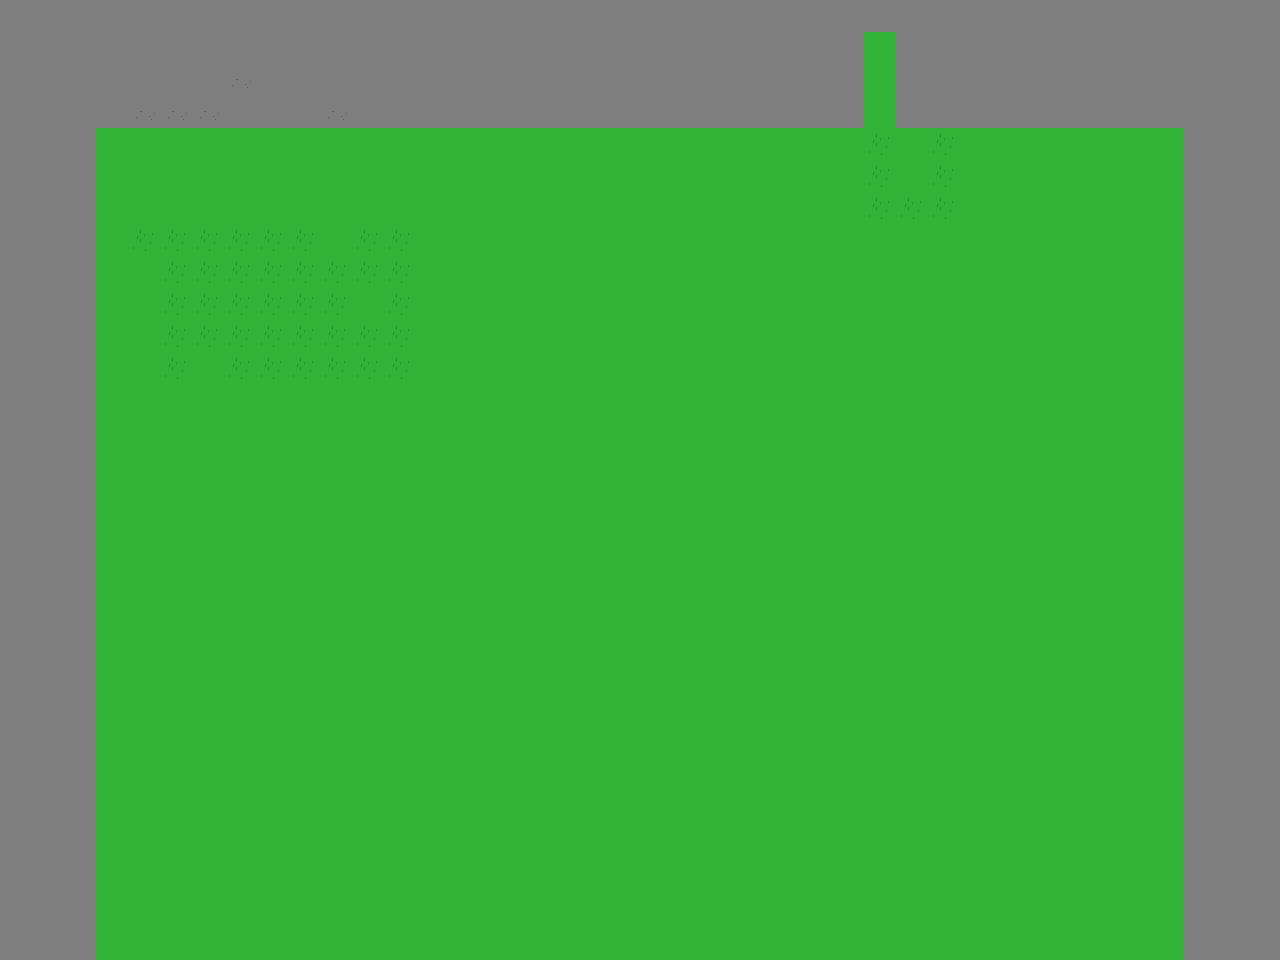

Below is a game level as drawn by its tile map, then a one-line description and the .tmx file that defines it, in full:
An orthogonal 40x30 tile map with 32x32 px tiles, 1 tile layer (Tile Layer 1).

<map version="1.0" tiledversion="1.1.4" orientation="orthogonal" renderorder="right-down" width="40" height="30" tilewidth="32" tileheight="32" infinite="0" nextobjectid="1">
 <tileset firstgid="1" source="test.tsx" />
 <layer name="Tile Layer 1" width="40" height="30">
  <data encoding="csv">
1,1,1,1,1,1,1,1,1,1,1,1,1,1,1,1,1,1,1,1,1,1,1,1,1,1,1,1,1,1,1,1,1,1,1,1,1,1,1,1,
1,1,1,1,1,1,1,1,1,1,1,1,1,1,1,1,1,1,1,1,1,1,1,1,1,1,1,11,1,1,1,1,1,1,1,1,1,1,1,1,
1,1,1,1,1,1,1,10,1,1,1,1,1,1,1,1,1,1,1,1,1,1,1,1,1,1,1,11,1,1,1,1,1,1,1,1,1,1,1,1,
1,1,1,1,10,10,10,1,1,1,10,1,1,1,1,1,1,1,1,1,1,1,1,1,1,1,1,11,1,1,1,1,1,1,1,1,1,1,1,1,
2,2,2,11,11,11,11,11,11,11,11,11,11,11,11,11,11,11,11,11,11,11,11,11,11,11,11,12,11,12,11,11,11,11,11,11,11,2,2,2,
2,2,2,11,11,11,11,11,11,11,11,11,11,11,11,11,11,11,11,11,11,11,11,11,11,11,11,12,11,12,11,11,11,11,11,11,11,2,2,2,
2,2,2,11,11,11,11,11,11,11,11,11,11,11,11,11,11,11,11,11,11,11,11,11,11,11,11,12,12,12,11,11,11,11,11,11,11,2,2,2,
2,2,2,11,12,12,12,12,12,12,11,12,12,11,11,11,11,11,11,11,11,11,11,11,11,11,11,11,11,11,11,11,11,11,11,11,11,2,2,2,
2,2,2,11,11,12,12,12,12,12,12,12,12,11,11,11,11,11,11,11,11,11,11,11,11,11,11,11,11,11,11,11,11,11,11,11,11,2,2,2,
2,2,2,11,11,12,12,12,12,12,12,11,12,11,11,11,11,11,11,11,11,11,11,11,11,11,11,11,11,11,11,11,11,11,11,11,11,2,2,2,
2,2,2,11,11,12,12,12,12,12,12,12,12,11,11,11,11,11,11,11,11,11,11,11,11,11,11,11,11,11,11,11,11,11,11,11,11,2,2,2,
2,2,2,11,11,12,11,12,12,12,12,12,12,11,11,11,11,11,11,11,11,11,11,11,11,11,11,11,11,11,11,11,11,11,11,11,11,2,2,2,
2,2,2,11,11,11,11,11,11,11,11,11,11,11,11,11,11,11,11,11,11,11,11,11,11,11,11,11,11,11,11,11,11,11,11,11,11,2,2,2,
2,2,2,11,11,11,11,11,11,11,11,11,11,11,11,11,11,11,11,11,11,11,11,11,11,11,11,11,11,11,11,11,11,11,11,11,11,2,2,2,
2,2,2,11,11,11,11,11,11,11,11,11,11,11,11,11,11,11,11,11,11,11,11,11,11,11,11,11,11,11,11,11,11,11,11,11,11,2,2,2,
2,2,2,11,11,11,11,11,11,11,11,11,11,11,11,11,11,11,11,11,11,11,11,11,11,11,11,11,11,11,11,11,11,11,11,11,11,2,2,2,
2,2,2,11,11,11,11,11,11,11,11,11,11,11,11,11,11,11,11,11,11,11,11,11,11,11,11,11,11,11,11,11,11,11,11,11,11,2,2,2,
2,2,2,11,11,11,11,11,11,11,11,11,11,11,11,11,11,11,11,11,11,11,11,11,11,11,11,11,11,11,11,11,11,11,11,11,11,2,2,2,
2,2,2,11,11,11,11,11,11,11,11,11,11,11,11,11,11,11,11,11,11,11,11,11,11,11,11,11,11,11,11,11,11,11,11,11,11,2,2,2,
2,2,2,11,11,11,11,11,11,11,11,11,11,11,11,11,11,11,11,11,11,11,11,11,11,11,11,11,11,11,11,11,11,11,11,11,11,2,2,2,
2,2,2,11,11,11,11,11,11,11,11,11,11,11,11,11,11,11,11,11,11,11,11,11,11,11,11,11,11,11,11,11,11,11,11,11,11,2,2,2,
2,2,2,11,11,11,11,11,11,11,11,11,11,11,11,11,11,11,11,11,11,11,11,11,11,11,11,11,11,11,11,11,11,11,11,11,11,2,2,2,
2,2,2,11,11,11,11,11,11,11,11,11,11,11,11,11,11,11,11,11,11,11,11,11,11,11,11,11,11,11,11,11,11,11,11,11,11,2,2,2,
2,2,2,11,11,11,11,11,11,11,11,11,11,11,11,11,11,11,11,11,11,11,11,11,11,11,11,11,11,11,11,11,11,11,11,11,11,2,2,2,
2,2,2,11,11,11,11,11,11,11,11,11,11,11,11,11,11,11,11,11,11,11,11,11,11,11,11,11,11,11,11,11,11,11,11,11,11,2,2,2,
2,2,2,11,11,11,11,11,11,11,11,11,11,11,11,11,11,11,11,11,11,11,11,11,11,11,11,11,11,11,11,11,11,11,11,11,11,2,2,2,
2,2,2,11,11,11,11,11,11,11,11,11,11,11,11,11,11,11,11,11,11,11,11,11,11,11,11,11,11,11,11,11,11,11,11,11,11,2,2,2,
2,2,2,11,11,11,11,11,11,11,11,11,11,11,11,11,11,11,11,11,11,11,11,11,11,11,11,11,11,11,11,11,11,11,11,11,11,2,2,2,
2,2,2,11,11,11,11,11,11,11,11,11,11,11,11,11,11,11,11,11,11,11,11,11,11,11,11,11,11,11,11,11,11,11,11,11,11,2,2,2,
2,2,2,11,11,11,11,11,11,11,11,11,11,11,11,11,11,11,11,11,11,11,11,11,11,11,11,11,11,11,11,11,11,11,11,11,11,2,2,2
</data>
 </layer>
</map>
